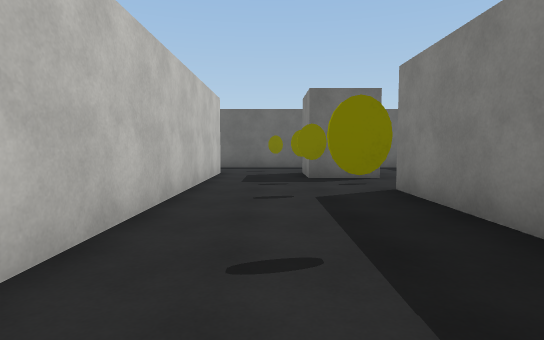
[1] (above)

24 first-person views from a walk through a 3-D level made in the Unity game engine. The camera is 1.3 m above the floor, tilts 4° down and sees 80° across. The floor is counted in squares, 2 m on a side. Each view is taken from the middle of a square. On the plan, view 1 faces up. The plan holds only what a view shows up to about 10 squares ahead; the rest is blank. The player is left out. Surface patterns are stand-ins for the level's own textures.

[2]
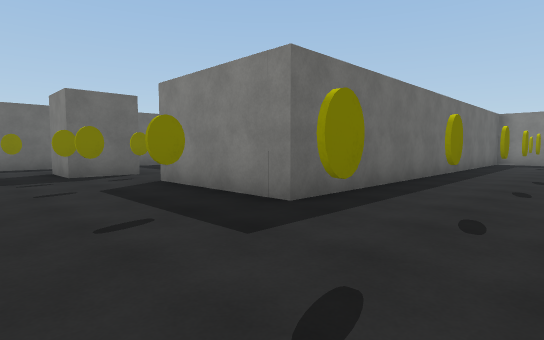

[3]
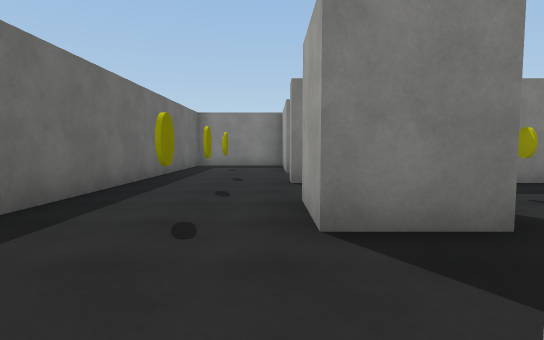

[4]
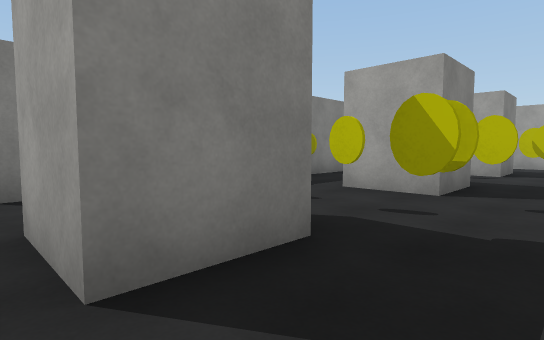

[5]
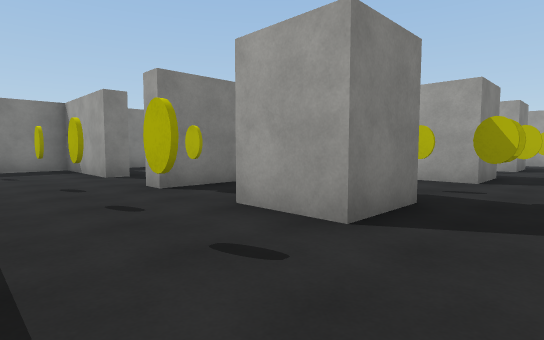

[6]
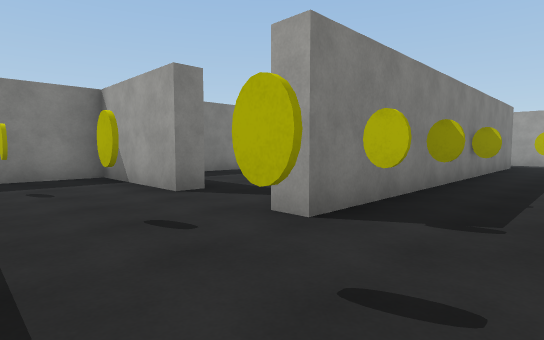

[7]
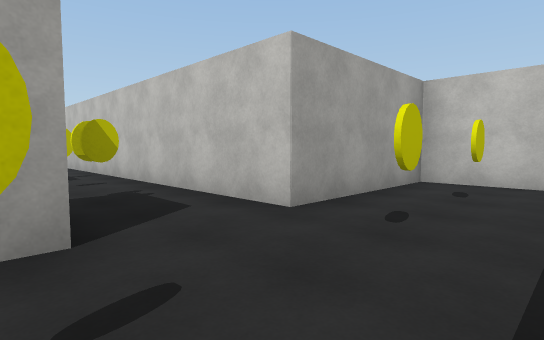

[8]
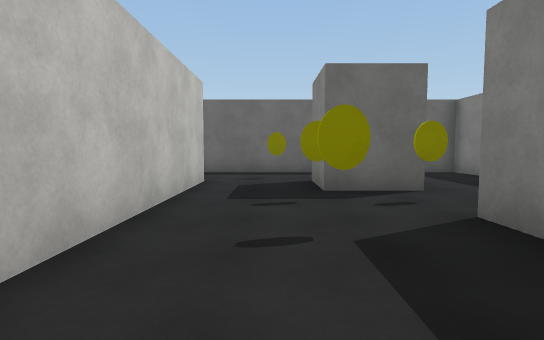

[9]
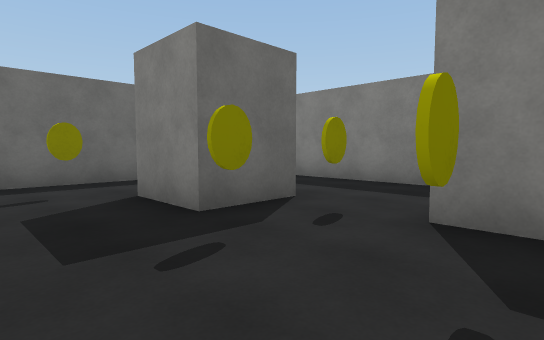

[10]
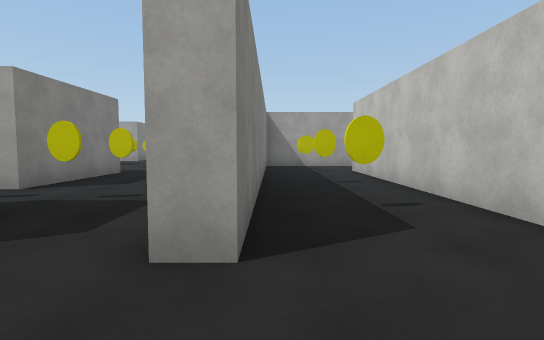

[11]
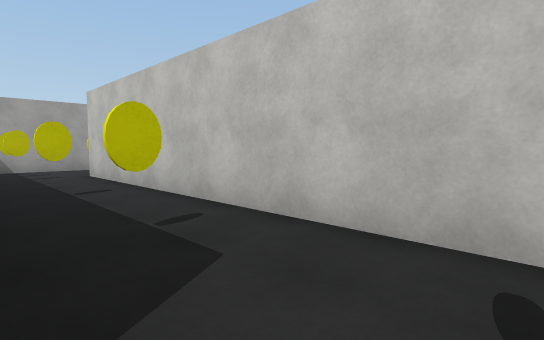

[12]
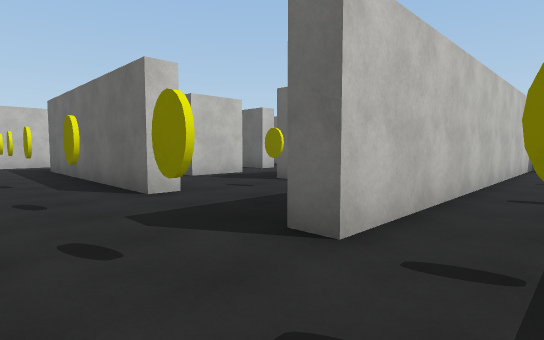

[13]
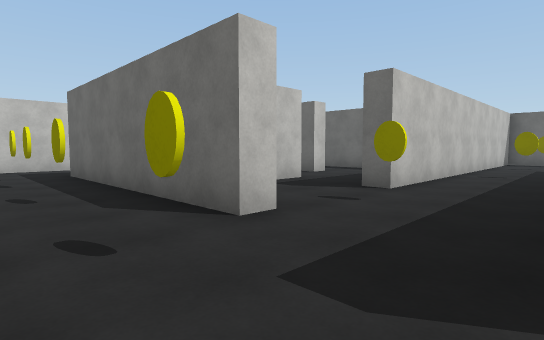

[14]
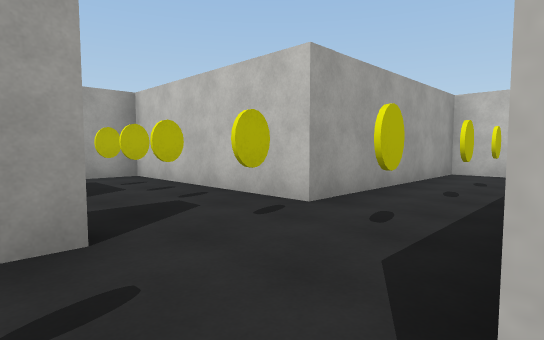

[15]
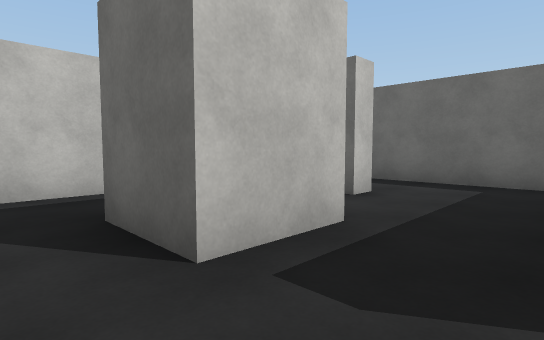

[16]
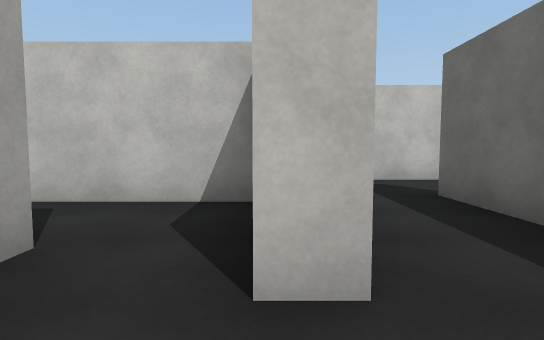

[17]
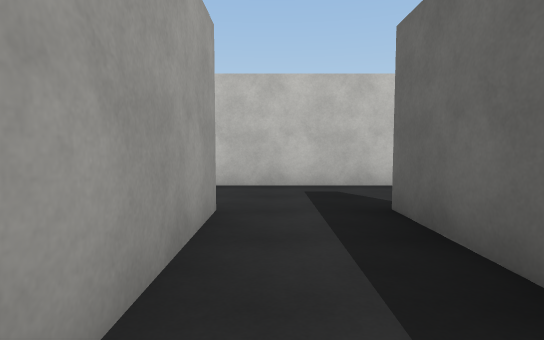

[18]
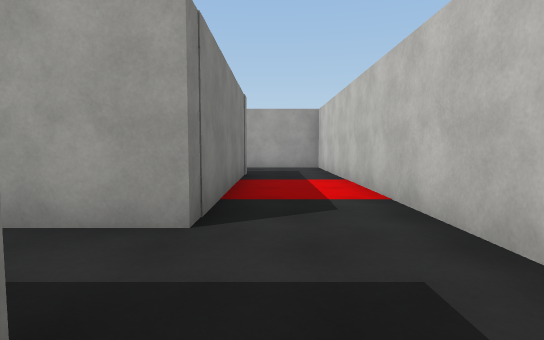

[19]
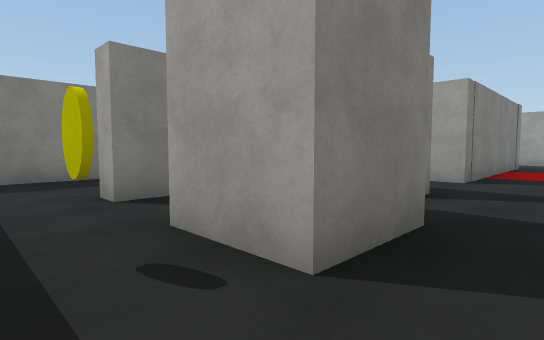

[20]
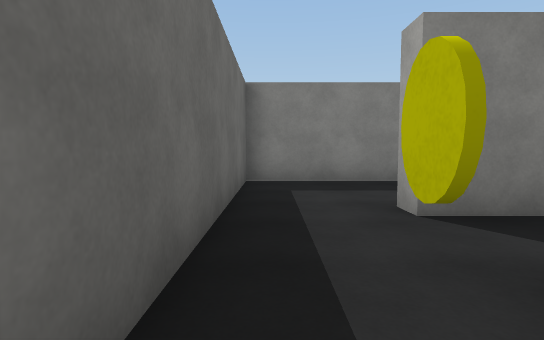

[21]
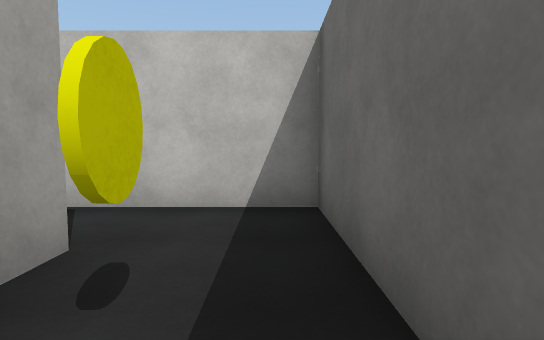

[22]
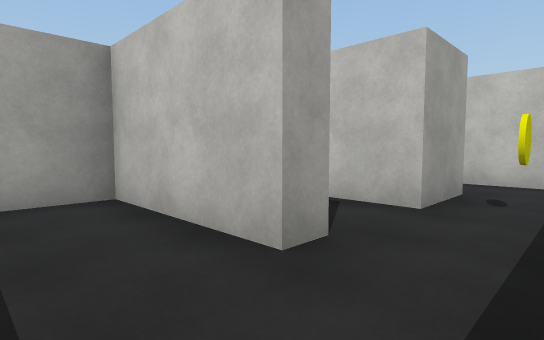

[23]
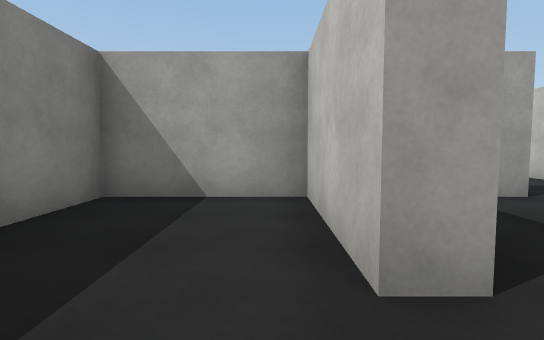

[24]
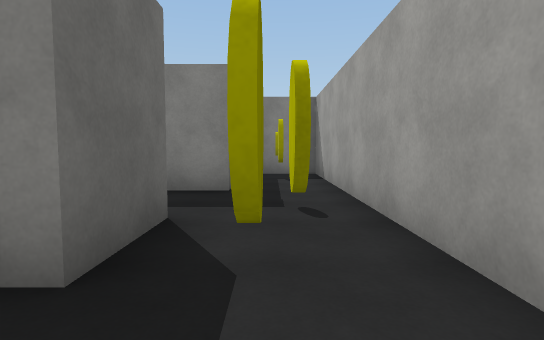

### Floor plan
Points are (right, up) in squares from view 1. A wall is a line through its corners. A room is listed if a view was taken in it or the views show most of it. See-through windows are left out.
Room 1 (views 1, 2, 3, 4, 5, 6, 7, 8, 9, 24)
walls: (10.4, -1.9) (10.4, -1.3) (13.5, -1.3) (13.5, 0.4); (4.8, 6) (4.8, 10.4) (4, 10.4); (12.1, 1.6) (1.9, 1.6) (1.9, 5); (-1.8, 8.2) (-1.3, 8.2) (-1.3, -1.3) (2.4, -1.3) (2.4, -10.5); (1.8, 10.4) (-1.9, 10.4); (7.9, -11.4) (7.9, -1.3) (8.4, -1.3); (4, -13.1) (11, -13.1) (11, -11.8)
ways out: opening at (-2, 9.5) to room 2; opening at (9.5, -2)
objects: other object (0, 9); other object (1, 0); other object (1, 2); other object (1, 4); other object (1, 6); other object (1, 7) to (2, 8); other object (2, 6); other object (3, -7); other object (3, 0); other object (4, -12); other object (4, -8); other object (4, -5); other object (4, -3); other object (5, -11) to (6, -10); other object (5, -7) to (6, -6); other object (5, -4); other object (5, -2) to (6, -2); other object (5, 0); other object (7, -12); other object (7, -8); other object (7, -5); other object (7, -3); other object (7, -2); other object (7, 0); other object (9, 0); other object (10, -12); other object (12, 0)
Room 2 (views 10, 11, 12)
walls: (-1.8, 0.6) (-1.8, 8.2); (-4.3, 9.9) (-4.3, 0.9); (-4.9, -1.3) (-2.9, -1.3)
ways out: opening at (-2, 9.5) to room 1; opening at (-5, -0.5) to room 3
objects: other object (-3, 0); other object (-3, 1); other object (-3, 4); other object (-3, 7)
Room 3 (views 13, 14, 16, 17)
walls: (-7.8, -1.3) (-7.1, -1.3); (-7.4, 1.5) (-7.4, 0.9) (-13.4, 0.9) (-13.4, 6.4) (-10.5, 6.4) (-10.5, 5.9); (-4.3, 0.9) (-4.8, 0.9); (-8.5, 8.3) (-13.4, 8.3); (-15.5, 8.6) (-15.5, -1.3) (-10, -1.3) (-10, -2.5)
ways out: opening at (-5, -0.5) to room 2; opening at (-9.5, 6) to room 4; opening at (-14.5, 8) to room 5; opening at (-8.5, -2); opening at (-6.5, 1)
objects: other object (-13, 0); other object (-11, 0); other object (-9, -1); other object (-9, 0); other object (-7, 0); other object (-5, 0)
Room 4 (view 15)
walls: (-7.4, 3.9) (-7.9, 3.9); (-10.5, 5.9) (-10.8, 5.9); (-12.8, 5.9) (-12.8, 2.4)
ways out: opening at (-9.5, 6) to room 3; opening at (-8, 2.5)
objects: other object (-11, 3) to (-10, 4)
Room 5 (views 18, 19, 20, 21)
walls: (-11, 10.4) (-11, 11.6) (-10.5, 11.6); (-13.5, 8.8) (-12.9, 8.8); (-10.5, 13.5) (-15.5, 13.5) (-15.5, 8.6)
ways out: opening at (-14.5, 8) to room 3; opening at (-11, 12.5) to room 6
objects: other object (-14, 11) to (-13, 11); other object (-13, 12)
Room 6 (views 22, 23)
walls: (-10.5, 11.6) (-10.5, 8.8) (-7.8, 8.8) (-7.8, 13.5) (-10.5, 13.5)
ways out: opening at (-11, 12.5) to room 5

Where each view was taken, in squares from view 1:
view 1: 0 up, 0 right, facing up
view 2: 1 down, 1 left, facing up-right
view 3: 1 down, 2 right, facing right
view 4: 1 down, 3 right, facing down-right
view 5: 1 up, 3 right, facing down-right
view 6: 1 up, 6 right, facing down-right
view 7: 1 up, 5 right, facing down-left
view 8: 2 up, 0 right, facing up
view 9: 4 up, 1 left, facing up-right
view 10: 10 up, 2 left, facing down
view 11: 9 up, 2 left, facing down-left
view 12: 1 down, 3 left, facing up-left
view 13: 1 down, 5 left, facing up-left
view 14: 1 up, 7 left, facing down-left
view 15: 2 up, 8 left, facing up-left
view 16: 6 up, 9 left, facing left
view 17: 7 up, 10 left, facing left
view 18: 9 up, 14 left, facing down
view 19: 13 up, 15 left, facing down-right
view 20: 13 up, 14 left, facing right
view 21: 13 up, 12 left, facing left
view 22: 13 up, 9 left, facing down-left
view 23: 13 up, 10 left, facing down
view 24: 12 down, 3 right, facing right
